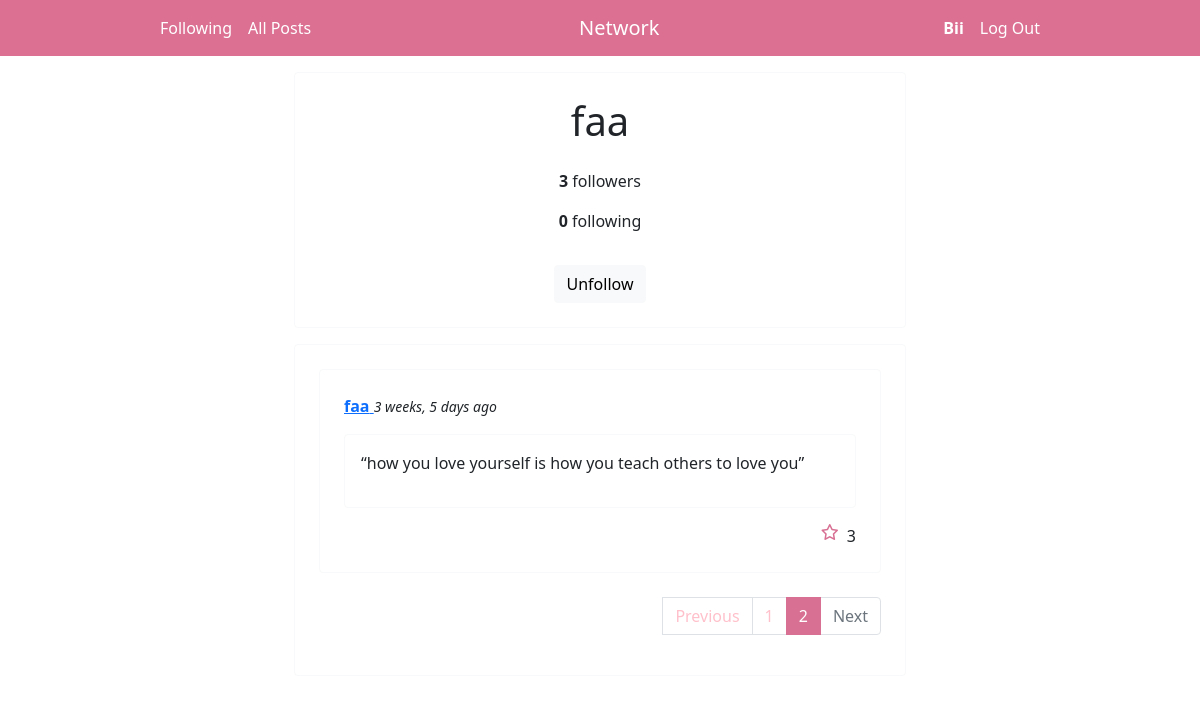
Screenshot of /profile/1?page=2 (signed in) with the database file from the repository.
### network/models.py (models this page shows, shortened)
class User(AbstractUser):
    following = models.ManyToManyField("self", blank=True, related_name='followers', symmetrical=False)

class Post(models.Model):
    author = models.ForeignKey(User, on_delete=models.CASCADE, related_name="posts")
    content = models.CharField(max_length=10000)
    created_at = models.DateTimeField(auto_now_add=True)
    liked_by = models.ManyToManyField(User, blank=True, related_name="likes")
    def likes(self):
        return self.liked_by.all().count()
    class Meta:
        ordering = ['-created_at']

### network/views.py (the view)
# urls.py: path("profile/<int:user_id>", views.profile, name="profile"),
def profile(request, user_id):
    profile_user = User.objects.get(pk = user_id)
    profile_posts = Post.objects.filter(author=user_id)
    paginator = Paginator(profile_posts, 10)
    page_number = request.GET.get('page', 1)
    page = paginator.get_page(page_number)
    if request.user.is_authenticated:
        following = profile_user.followers.filter(id = request.user.id).exists()
    else:
        following = False
    return render(request, "network/profile.html", {
        "profile_user": profile_user,
        "following": following,
        "following_count": profile_user.following.all().count(),
        "followers_count": profile_user.followers.all().count(),
        "page": page,
        "previous_url": previous_url(page),
        "next_url": next_url(page)
    })

### network/models.py (called while the page is built)
def previous_url(page):
    if page.has_previous():
        previous_url = f'?page={page.previous_page_number()}'
    else:
        previous_url = ''
    return previous_url

def next_url(page):
    if page.has_next():
        next_url = f'?page={page.next_page_number()}'
    else:
        next_url = ''
    return next_url

### network/templates/network/profile.html (shortened to what this page needs)
{% extends "network/layout.html" %}
{% block body %}
<div class="row justify-content-center">
    <div class="col-6 border border-light p-4 rounded mt-3">
        <div class="text-center">
            <h1 class="mb-4">{{ profile_user }}</h1>
            <p><strong>{{ followers_count }}</strong> followers</p>
            <p><strong>{{ following_count }}</strong> following</p>
            {% if user.is_authenticated and profile_user != request.user %}
                {% if not following %}
                    <form action="{% url 'follow' profile_user.id %}" method="POST">
                        {% csrf_token %}
                        <button type="submit" class="btn btn-light mt-3">Follow</button>
                    </form>
                {% else %}
                    <form action="{% url 'unfollow' profile_user.id %}" method="POST">
                        <button type="submit" class="btn btn-light mt-3">Unfollow</button>
                    </form>
                {% endif %}
            {% endif %}
        </div>
    </div>
    <div>
        <div class="row justify-content-center">
            <div class="col-6 border border-light p-4 rounded mt-3">
            {% include "network/blockpost.html" %}
            </div>
        </div>
    </div>
</div>
{% endblock %}

### network/templates/network/layout.html (shortened to what this page needs)
{% load static %}
<!DOCTYPE html>
<html lang="en">
    <head>
        <link href="https://cdn.jsdelivr.net/npm/bootstrap@5.1.3/dist/css/bootstrap.min.css" rel="stylesheet">
        <link href="{% static 'network/styles.css' %}" rel="stylesheet">
    </head>
    <body style="background: white;">
        <nav class="navbar navbar-expand-lg navbar-dark" style="background-color: #DB7093; padding-left: 140px; padding-right: 140px;">
            <div class="container-fluid">
                <div class="collapse navbar-collapse" id="navbarTogglerDemo02">
                    {% if user.is_authenticated %}
                    <ul class="navbar-nav mr-auto">
                        <li class="nav-item">
                            <a style="color: #FFFFFF;" class="nav-link" href="{% url 'following' %}">Following</a>
                        </li>
                    </ul>
                    {% endif %}
                    <ul class="navbar-nav mr-auto">
                        <li class="nav-item">
                            <a style="color: #FFFFFF;" class="nav-link" href="{% url 'index' %}">All Posts</a>
                        </li>
                    </ul>
                    <ul class="navbar-nav mx-auto">
                        <li class="nav-item">
                            <a style="color: #FFFFFF;" class="navbar-brand" href="{% url 'index' %}">Network</a>
                        </li>
                    </ul>
                    {% if user.is_authenticated %}
                    <ul class="navbar-nav ml-auto">
                        <li class="nav-item">
                            <a style="color: #FFFFFF;" class="nav-link" href="{% url 'profile' user.id %}"><strong>{{ user.username }}</strong></a>
                        </li>
                        <li class="nav-item">
                            <a style="color: #FFFFFF;" class="nav-link" href="{% url 'logout' %}">Log Out</a>
                        </li>
                    </ul>
                    {% endif %}
                </div>
            </div>
        </nav>
        <div class="body">
            {% block body %}
            {% endblock %}
        </div>
    </body>
</html>

### network/templates/network/blockpost.html (shortened to what this page needs)
{% load humanize %}
{% load static %}
        {% for post in page.object_list %}
        <div class="border border-light p-4 rounded">
            <div id="post_headline_{{ post.id }}">
                <a href="{% url 'profile' post.author.id %}">
                    <strong>{{ post.author }}</strong>
                </a>
                <em><small>{{ post.created_at|naturaltime }}</small></em>
            </div>
            <div id="post_contentgroup_{{ post.id }}" class="border border-light p-3 rounded mt-3">
                <p id="post_content_{{ post.id }}">{{ post.content }}</p>
            </div>
            <div id="post_likes_{{ post.id }}" class="d-grid gap-2 d-md-flex justify-content-md-end mt-3">
                {% if user.is_authenticated %}
                <i id="post_likeicon_{{ post.id }}" data-id="{{ post.id }}" class="likeicon {% if user in post.liked_by.all %}fa-solid{% else %}fa-regular{% endif %} fa-star"></i>
                {% else %}
                <i class="likeicon {% if post.likes != 0 %}fa-solid{% else %}fa-regular{% endif %} fa-star"></i>
                {% endif %}
                <span id="post_likecount_{{ post.id }}">{{ post.likes }}</span>
            </div>
        </div>
        {% empty %}
        <div class="row justify-content-center mt-5">
            No post
        </div>
        {% endfor %}
        {% if page.object_list %}
        <nav aria-label="...">
            <ul class="pagination justify-content-end mt-4">
                <li class="page item {% if not page.has_previous %} disabled {% endif %}" >
                    <a class="page-link pagination" href="{{ previous_url }}" tabindex="-1" aria-disabled="true">Previous</a>
                </li>
                {% for n in page.paginator.page_range %}
                    {% if n == page.number %}
                    <li aria-current="page" class="page-item active">
                        <span class="page-link" style="border-color: #d87093; background-color: #d87093;">
                        {{ n }}
                        </span>
                    </li>
                    {% elif n < page.number|add:3 and n > page.number|add:-3 %}
                    <li class="page-item">
                        <a class="page-link pagination" href="{{GET_params.urlencode}}?page={{ n }}">{{ n }}</a>
                    </li>
                    {% endif %}
                {% endfor %}
                <li class="page-item {% if not page.has_next %} disabled {% endif %}">
                    <a class="page-link pagination" href="{{ next_url }}">Next</a>
                </li>
            </ul>
        </nav>
        {% endif %}

### network/static/network/styles.css (style rules this page uses)
.likeicon { color: #d87093; }
.pagination { color: pink; }

### rows the page displays
User: username "Bii"
User: username "faa"
Post: author "faa", created_at "3 weeks, 5 days ago", content "“how you love yourself is how you teach others to love you”", likes "3"

### other values shown
{{ followers_count }} "3"
{{ following_count }} "0"
{{ n }} "1"
{{ n }} "2"
